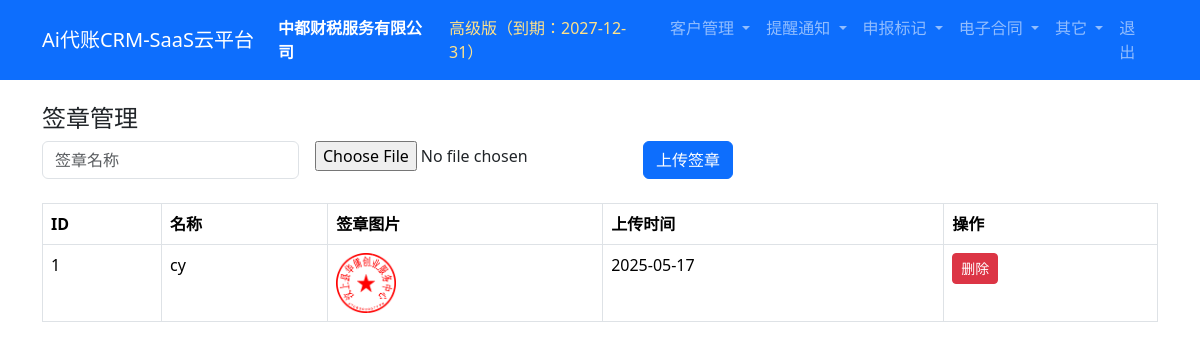
Screenshot of /ht_seal_templates.php (signed in) with the database file from the repository.
### tables this page shows
CREATE TABLE `seal_templates` (
  `id` int(11) NOT NULL AUTO_INCREMENT,
  `tenant_id` int(11) NOT NULL,
  `name` varchar(255) DEFAULT NULL,
  `image_path` varchar(255) DEFAULT NULL,
  `created_at` date DEFAULT NULL,
  PRIMARY KEY (`id`)
);

### public/ht_seal_templates.php (the view, shortened to what this page needs)
<?php
require_once __DIR__.'/check_package.php';
$stmt = $db->prepare("SELECT * FROM seal_templates WHERE tenant_id=:tenant_id ORDER BY id DESC");
$stmt->bindValue(':tenant_id', $_SESSION['tenant_id'], PDO::PARAM_INT);
$stmt->execute();
$seals = [];
while ($row = $stmt->fetch(PDO::FETCH_ASSOC)) $seals[] = $row;
?>
<!DOCTYPE html>
<html>
<head>
    <link href="/bootstrap/css/bootstrap.min.css" rel="stylesheet">
</head>
<body>
<?php include('navbar.php');?>
<div class="container mt-4">
    <h4>签章管理</h4>
    <form class="row g-3 mb-4" method="post" enctype="multipart/form-data">
        <div class="col-auto">
            <input type="text" name="name" class="form-control" placeholder="签章名称" required>
        </div>
        <div class="col-auto">
            <input type="file" name="seal" accept=".png,.jpg,.jpeg" required>
        </div>
        <div class="col-auto">
            <button class="btn btn-primary">上传签章</button>
        </div>
    </form>
    <table class="table table-bordered bg-white">
        <thead><tr><th>ID</th><th>名称</th><th>签章图片</th><th>上传时间</th><th>操作</th></tr></thead>
        <tbody>
            <?php foreach($seals as $s): ?>
            <tr>
                <td><?=htmlspecialchars($s['id'])?></td>
                <td><?=htmlspecialchars($s['name'])?></td>
                <td><?php if ($s['image_path'] && file_exists($s['image_path'])): ?>
                    <img src="<?=htmlspecialchars($s['image_path'])?>" style="max-height:60px;">
                    <?php endif;?></td>
                <td><?=htmlspecialchars($s['created_at'])?></td>
                <td>
                    <a href="ht_seal_templates.php?del=<?=urlencode($s['id'])?>" class="btn btn-sm btn-danger" onclick="return confirm('确定删除？')">删除</a>
                </td>
            </tr>
            <?php endforeach;?>
        </tbody>
    </table>
</div>
</body>
</html>

### rows the page displays
seal_templates: id "1", name "cy", image_path (picture), created_at "2025-05-17"

### other values shown
$platform_name "Ai代账CRM-SaaS云平台"
$_SESSION['tenant_name'] "中都财税服务有限公司"
$package_name "高级版"
$package_expire "2027-12-31"
